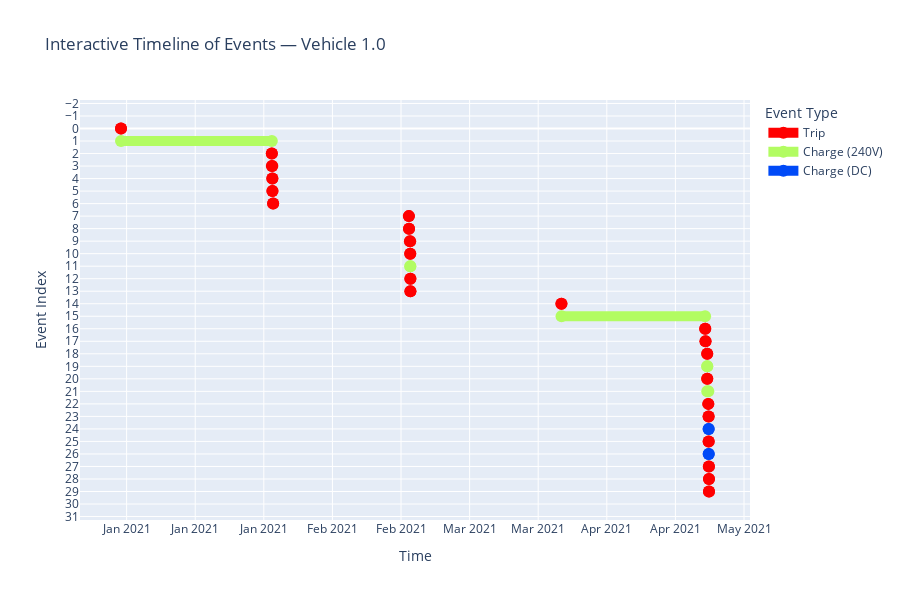

Notebook code cell kept with this figure:
### Code cell
import plotly.graph_objects as go
import pandas as pd

# Assicura timestamp e end_time come datetime
data['timestamp'] = pd.to_datetime(data['timestamp'])
data['end_time'] = pd.to_datetime(data['end_time'])
data['event_id'] = range(1, len(data) + 1)

# Funzione per classificare l'evento
def event_label(row):
    if row['event'] == 'trip':
        return 'trip'
    elif row['event'] == 'charge' and str(row['charge_mode']) == '240':
        return 'charge_240'
    elif row['event'] == 'charge' and str(row['charge_mode']) == 'DCCharging':
        return 'charge_DC'
    else:
        return 'ignore'

# Mappa colori (tuoi esatti)
color_map = {
    'trip': "#ff0000",
    'charge_240': "#b2fc62",
    'charge_DC': "#004af7"
}

# Etichette leggibili
legend_labels = {
    'trip': 'Trip',
    'charge_240': 'Charge (240V)',
    'charge_DC': 'Charge (DC)'
}

# Lista veicoli
vehicles = data['vm'].dropna().unique()
for vm in vehicles:
    subset = data[data['vm'] == vm].sort_values(by='timestamp').reset_index(drop=True)

    fig = go.Figure()

    for i, row in subset.iterrows():
        event_type = event_label(row)
        if event_type == 'ignore':
            continue

        # Linea orizzontale che va da timestamp a end_time su y=i
        fig.add_trace(go.Scatter(
            x=[row['timestamp'], row['end_time']],
            y=[i, i],
            mode='lines+markers',
            line=dict(color=color_map[event_type], width=10),
            marker=dict(color=color_map[event_type], size=12),
            name=legend_labels[event_type],
            hovertemplate=f"ID: {row['event_id']}<br>Type: {legend_labels[event_type]}<br>Start: {row['timestamp']}<br>End: {row['end_time']}<extra></extra>",
            showlegend=not any(t.name == legend_labels[event_type] for t in fig.data)
        ))

    fig.update_layout(
        title=f"Interactive Timeline of Events — Vehicle {vm}",
        xaxis_title="Time",
        yaxis_title="Event Index",
        yaxis=dict(autorange="reversed", tickmode='linear'),
        height=600,
        legend_title="Event Type",
        xaxis=dict(
            type='date',
            tickformatstops=[
                dict(dtickrange=[None, 1000 * 60 * 60 * 24], value="%H:%M"),
                dict(dtickrange=[1000 * 60 * 60 * 24, 1000 * 60 * 60 * 24 * 7], value="%d %b"),
                dict(dtickrange=[1000 * 60 * 60 * 24 * 7, None], value="%b %Y")
            ]
        )
    )

    fig.show()

### Figure 1 — Plotly figure (JSON) as saved in the notebook; plotly's stock layout.template omitted (floating-point values rounded to 4 significant figures)
{"data": [{"hovertemplate": "ID: 1<br>Type: Trip<br>Start: 2021-01-01 20:31:00<br>End: 2021-01-01 20:38:00<extra></extra>", "line": {"color": "#ff0000", "width": 10}, "marker": {"color": "#ff0000", "size": 12}, "mode": "lines+markers", "name": "Trip", "showlegend": true, "type": "scatter", "x": ["2021-01-01T20:31:00", "2021-01-01T20:38:00"], "y": [0, 0]}, {"hovertemplate": "ID: 2<br>Type: Charge (240V)<br>Start: 2021-01-01 20:39:00<br>End: 2021-02-01 15:13:00<extra></extra>", "line": {"color": "#b2fc62", "width": 10}, "marker": {"color": "#b2fc62", "size": 12}, "mode": "lines+markers", "name": "Charge (240V)", "showlegend": true, "type": "scatter", "x": ["2021-01-01T20:39:00", "2021-02-01T15:13:00"], "y": [1, 1]}, {"hovertemplate": "ID: 3<br>Type: Trip<br>Start: 2021-02-01 15:13:00<br>End: 2021-02-01 15:21:00<extra></extra>", "line": {"color": "#ff0000", "width": 10}, "marker": {"color": "#ff0000", "size": 12}, "mode": "lines+markers", "name": "Trip", "showlegend": false, "type": "scatter", "x": ["2021-02-01T15:13:00", "2021-02-01T15:21:00"], "y": [2, 2]}, {"hovertemplate": "ID: 4<br>Type: Trip<br>Start: 2021-02-01 15:21:00<br>End: 2021-02-01 17:46:00<extra></extra>", "line": {"color": "#ff0000", "width": 10}, "marker": {"color": "#ff0000", "size": 12}, "mode": "lines+markers", "name": "Trip", "showlegend": false, "type": "scatter", "x": ["2021-02-01T15:21:00", "2021-02-01T17:46:00"], "y": [3, 3]}, {"hovertemplate": "ID: 5<br>Type: Trip<br>Start: 2021-02-01 17:46:00<br>End: 2021-02-01 17:53:00<extra></extra>", "line": {"color": "#ff0000", "width": 10}, "marker": {"color": "#ff0000", "size": 12}, "mode": "lines+markers", "name": "Trip", "showlegend": false, "type": "scatter", "x": ["2021-02-01T17:46:00", "2021-02-01T17:53:00"], "y": [4, 4]}, {"hovertemplate": "ID: 6<br>Type: Trip<br>Start: 2021-02-01 18:18:00<br>End: 2021-02-01 18:19:00<extra></extra>", "line": {"color": "#ff0000", "width": 10}, "marker": {"color": "#ff0000", "size": 12}, "mode": "lines+markers", "name": "Trip", "showlegend": false, "type": "scatter", "x": ["2021-02-01T18:18:00", "2021-02-01T18:19:00"], "y": [5, 5]}, {"hovertemplate": "ID: 7<br>Type: Trip<br>Start: 2021-02-01 21:28:00<br>End: 2021-02-01 21:47:00<extra></extra>", "line": {"color": "#ff0000", "width": 10}, "marker": {"color": "#ff0000", "size": 12}, "mode": "lines+markers", "name": "Trip", "showlegend": false, "type": "scatter", "x": ["2021-02-01T21:28:00", "2021-02-01T21:47:00"], "y": [6, 6]}, {"hovertemplate": "ID: 8<br>Type: Trip<br>Start: 2021-03-01 14:08:00<br>End: 2021-03-01 15:01:00<extra></extra>", "line": {"color": "#ff0000", "width": 10}, "marker": {"color": "#ff0000", "size": 12}, "mode": "lines+markers", "name": "Trip", "showlegend": false, "type": "scatter", "x": ["2021-03-01T14:08:00", "2021-03-01T15:01:00"], "y": [7, 7]}, {"hovertemplate": "ID: 9<br>Type: Trip<br>Start: 2021-03-01 15:18:00<br>End: 2021-03-01 15:21:00<extra></extra>", "line": {"color": "#ff0000", "width": 10}, "marker": {"color": "#ff0000", "size": 12}, "mode": "lines+markers", "name": "Trip", "showlegend": false, "type": "scatter", "x": ["2021-03-01T15:18:00", "2021-03-01T15:21:00"], "y": [8, 8]}, {"hovertemplate": "ID: 10<br>Type: Trip<br>Start: 2021-03-01 19:35:00<br>End: 2021-03-01 21:04:00<extra></extra>", "line": {"color": "#ff0000", "width": 10}, "marker": {"color": "#ff0000", "size": 12}, "mode": "lines+markers", "name": "Trip", "showlegend": false, "type": "scatter", "x": ["2021-03-01T19:35:00", "2021-03-01T21:04:00"], "y": [9, 9]}, {"hovertemplate": "ID: 11<br>Type: Trip<br>Start: 2021-03-01 21:17:00<br>End: 2021-03-01 21:18:00<extra></extra>", "line": {"color": "#ff0000", "width": 10}, "marker": {"color": "#ff0000", "size": 12}, "mode": "lines+markers", "name": "Trip", "showlegend": false, "type": "scatter", "x": ["2021-03-01T21:17:00", "2021-03-01T21:18:00"], "y": [10, 10]}, {"hovertemplate": "ID: 12<br>Type: Charge (240V)<br>Start: 2021-03-01 21:18:00<br>End: 2021-03-01 21:56:00<extra></extra>", "line": {"color": "#b2fc62", "width": 10}, "marker": {"color": "#b2fc62", "size": 12}, "mode": "lines+markers", "name": "Charge (240V)", "showlegend": false, "type": "scatter", "x": ["2021-03-01T21:18:00", "2021-03-01T21:56:00"], "y": [11, 11]}, {"hovertemplate": "ID: 13<br>Type: Trip<br>Start: 2021-03-01 21:56:00<br>End: 2021-03-01 22:00:00<extra></extra>", "line": {"color": "#ff0000", "width": 10}, "marker": {"color": "#ff0000", "size": 12}, "mode": "lines+markers", "name": "Trip", "showlegend": false, "type": "scatter", "x": ["2021-03-01T21:56:00", "2021-03-01T22:00:00"], "y": [12, 12]}, {"hovertemplate": "ID: 14<br>Type: Trip<br>Start: 2021-03-01 22:01:00<br>End: 2021-03-01 22:08:00<extra></extra>", "line": {"color": "#ff0000", "width": 10}, "marker": {"color": "#ff0000", "size": 12}, "mode": "lines+markers", "name": "Trip", "showlegend": false, "type": "scatter", "x": ["2021-03-01T22:01:00", "2021-03-01T22:08:00"], "y": [13, 13]}, {"hovertemplate": "ID: 15<br>Type: Trip<br>Start: 2021-04-01 17:45:00<br>End: 2021-04-01 17:51:00<extra></extra>", "line": {"color": "#ff0000", "width": 10}, "marker": {"color": "#ff0000", "size": 12}, "mode": "lines+markers", "name": "Trip", "showlegend": false, "type": "scatter", "x": ["2021-04-01T17:45:00", "2021-04-01T17:51:00"], "y": [14, 14]}, {"hovertemplate": "ID: 16<br>Type: Charge (240V)<br>Start: 2021-04-01 18:16:00<br>End: 2021-05-01 01:28:00<extra></extra>", "line": {"color": "#b2fc62", "width": 10}, "marker": {"color": "#b2fc62", "size": 12}, "mode": "lines+markers", "name": "Charge (240V)", "showlegend": false, "type": "scatter", "x": ["2021-04-01T18:16:00", "2021-05-01T01:28:00"], "y": [15, 15]}, {"hovertemplate": "ID: 17<br>Type: Trip<br>Start: 2021-05-01 01:28:00<br>End: 2021-05-01 02:39:00<extra></extra>", "line": {"color": "#ff0000", "width": 10}, "marker": {"color": "#ff0000", "size": 12}, "mode": "lines+markers", "name": "Trip", "showlegend": false, "type": "scatter", "x": ["2021-05-01T01:28:00", "2021-05-01T02:39:00"], "y": [16, 16]}, {"hovertemplate": "ID: 18<br>Type: Trip<br>Start: 2021-05-01 03:00:00<br>End: 2021-05-01 04:01:00<extra></extra>", "line": {"color": "#ff0000", "width": 10}, "marker": {"color": "#ff0000", "size": 12}, "mode": "lines+markers", "name": "Trip", "showlegend": false, "type": "scatter", "x": ["2021-05-01T03:00:00", "2021-05-01T04:01:00"], "y": [17, 17]}, {"hovertemplate": "ID: 19<br>Type: Trip<br>Start: 2021-05-01 11:47:00<br>End: 2021-05-01 11:56:00<extra></extra>", "line": {"color": "#ff0000", "width": 10}, "marker": {"color": "#ff0000", "size": 12}, "mode": "lines+markers", "name": "Trip", "showlegend": false, "type": "scatter", "x": ["2021-05-01T11:47:00", "2021-05-01T11:56:00"], "y": [18, 18]}, {"hovertemplate": "ID: 20<br>Type: Charge (240V)<br>Start: 2021-05-01 11:57:00<br>End: 2021-05-01 11:59:00<extra></extra>", "line": {"color": "#b2fc62", "width": 10}, "marker": {"color": "#b2fc62", "size": 12}, "mode": "lines+markers", "name": "Charge (240V)", "showlegend": false, "type": "scatter", "x": ["2021-05-01T11:57:00", "2021-05-01T11:59:00"], "y": [19, 19]}, {"hovertemplate": "ID: 21<br>Type: Trip<br>Start: 2021-05-01 11:59:00<br>End: 2021-05-01 11:59:00<extra></extra>", "line": {"color": "#ff0000", "width": 10}, "marker": {"color": "#ff0000", "size": 12}, "mode": "lines+markers", "name": "Trip", "showlegend": false, "type": "scatter", "x": ["2021-05-01T11:59:00", "2021-05-01T11:59:00"], "y": [20, 20]}, {"hovertemplate": "ID: 22<br>Type: Charge (240V)<br>Start: 2021-05-01 11:59:00<br>End: 2021-05-01 17:05:00<extra></extra>", "line": {"color": "#b2fc62", "width": 10}, "marker": {"color": "#b2fc62", "size": 12}, "mode": "lines+markers", "name": "Charge (240V)", "showlegend": false, "type": "scatter", "x": ["2021-05-01T11:59:00", "2021-05-01T17:05:00"], "y": [21, 21]}, {"hovertemplate": "ID: 23<br>Type: Trip<br>Start: 2021-05-01 17:05:00<br>End: 2021-05-01 17:12:00<extra></extra>", "line": {"color": "#ff0000", "width": 10}, "marker": {"color": "#ff0000", "size": 12}, "mode": "lines+markers", "name": "Trip", "showlegend": false, "type": "scatter", "x": ["2021-05-01T17:05:00", "2021-05-01T17:12:00"], "y": [22, 22]}, {"hovertemplate": "ID: 24<br>Type: Trip<br>Start: 2021-05-01 18:28:00<br>End: 2021-05-01 18:48:00<extra></extra>", "line": {"color": "#ff0000", "width": 10}, "marker": {"color": "#ff0000", "size": 12}, "mode": "lines+markers", "name": "Trip", "showlegend": false, "type": "scatter", "x": ["2021-05-01T18:28:00", "2021-05-01T18:48:00"], "y": [23, 23]}, {"hovertemplate": "ID: 25<br>Type: Charge (DC)<br>Start: 2021-05-01 18:52:00<br>End: 2021-05-01 18:54:00<extra></extra>", "line": {"color": "#004af7", "width": 10}, "marker": {"color": "#004af7", "size": 12}, "mode": "lines+markers", "name": "Charge (DC)", "showlegend": true, "type": "scatter", "x": ["2021-05-01T18:52:00", "2021-05-01T18:54:00"], "y": [24, 24]}, {"hovertemplate": "ID: 26<br>Type: Trip<br>Start: 2021-05-01 18:54:00<br>End: 2021-05-01 18:54:00<extra></extra>", "line": {"color": "#ff0000", "width": 10}, "marker": {"color": "#ff0000", "size": 12}, "mode": "lines+markers", "name": "Trip", "showlegend": false, "type": "scatter", "x": ["2021-05-01T18:54:00", "2021-05-01T18:54:00"], "y": [25, 25]}, {"hovertemplate": "ID: 27<br>Type: Charge (DC)<br>Start: 2021-05-01 18:54:00<br>End: 2021-05-01 19:29:00<extra></extra>", "line": {"color": "#004af7", "width": 10}, "marker": {"color": "#004af7", "size": 12}, "mode": "lines+markers", "name": "Charge (DC)", "showlegend": false, "type": "scatter", "x": ["2021-05-01T18:54:00", "2021-05-01T19:29:00"], "y": [26, 26]}, {"hovertemplate": "ID: 28<br>Type: Trip<br>Start: 2021-05-01 19:29:00<br>End: 2021-05-01 20:28:00<extra></extra>", "line": {"color": "#ff0000", "width": 10}, "marker": {"color": "#ff0000", "size": 12}, "mode": "lines+markers", "name": "Trip", "showlegend": false, "type": "scatter", "x": ["2021-05-01T19:29:00", "2021-05-01T20:28:00"], "y": [27, 27]}, {"hovertemplate": "ID: 29<br>Type: Trip<br>Start: 2021-05-01 20:28:00<br>End: 2021-05-01 20:31:00<extra></extra>", "line": {"color": "#ff0000", "width": 10}, "marker": {"color": "#ff0000", "size": 12}, "mode": "lines+markers", "name": "Trip", "showlegend": false, "type": "scatter", "x": ["2021-05-01T20:28:00", "2021-05-01T20:31:00"], "y": [28, 28]}, {"hovertemplate": "ID: 30<br>Type: Trip<br>Start: 2021-05-01 20:31:00<br>End: 2021-05-01 20:34:00<extra></extra>", "line": {"color": "#ff0000", "width": 10}, "marker": {"color": "#ff0000", "size": 12}, "mode": "lines+markers", "name": "Trip", "showlegend": false, "type": "scatter", "x": ["2021-05-01T20:31:00", "2021-05-01T20:34:00"], "y": [29, 29]}], "layout": {"height": 600, "legend": {"title": {"text": "Event Type"}}, "title": {"text": "Interactive Timeline of Events — Vehicle 1.0"}, "xaxis": {"tickformatstops": [{"dtickrange": [null, 86400000], "value": "%H:%M"}, {"dtickrange": [86400000, 604800000], "value": "%d %b"}, {"dtickrange": [604800000, null], "value": "%b %Y"}], "title": {"text": "Time"}, "type": "date"}, "yaxis": {"autorange": "reversed", "tickmode": "linear", "title": {"text": "Event Index"}}}}
